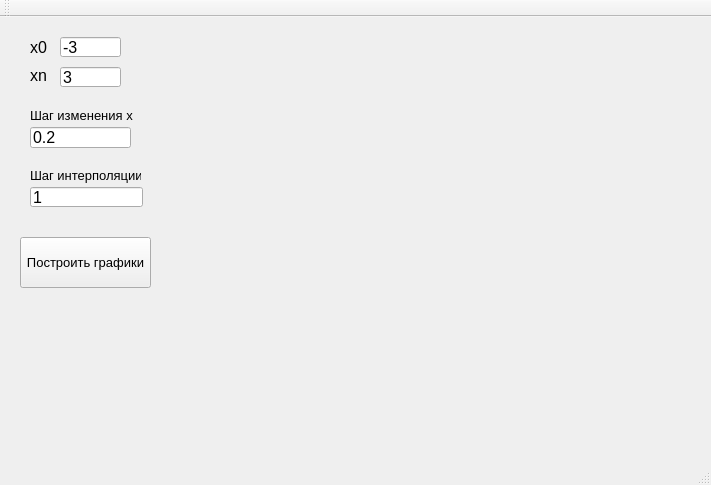
<?xml version="1.0" encoding="UTF-8"?>
<ui version="4.0">
 <class>MainWindow</class>
 <widget class="QMainWindow" name="MainWindow">
  <property name="geometry">
   <rect>
    <x>0</x>
    <y>0</y>
    <width>711</width>
    <height>485</height>
   </rect>
  </property>
  <property name="windowTitle">
   <string>MainWindow</string>
  </property>
  <widget class="QWidget" name="centralWidget">
   <widget class="QLabel" name="graphic">
    <property name="geometry">
     <rect>
      <x>170</x>
      <y>70</y>
      <width>521</width>
      <height>361</height>
     </rect>
    </property>
    <property name="text">
     <string/>
    </property>
   </widget>
   <widget class="QPushButton" name="Action">
    <property name="geometry">
     <rect>
      <x>20</x>
      <y>220</y>
      <width>131</width>
      <height>51</height>
     </rect>
    </property>
    <property name="font">
     <font>
      <pointsize>10</pointsize>
     </font>
    </property>
    <property name="text">
     <string>Построить графики</string>
    </property>
   </widget>
   <widget class="QLineEdit" name="lineEdit">
    <property name="geometry">
     <rect>
      <x>60</x>
      <y>20</y>
      <width>61</width>
      <height>20</height>
     </rect>
    </property>
    <property name="font">
     <font>
      <pointsize>12</pointsize>
     </font>
    </property>
    <property name="text">
     <string>-3</string>
    </property>
   </widget>
   <widget class="QLineEdit" name="lineEdit_2">
    <property name="geometry">
     <rect>
      <x>60</x>
      <y>50</y>
      <width>61</width>
      <height>20</height>
     </rect>
    </property>
    <property name="font">
     <font>
      <pointsize>12</pointsize>
     </font>
    </property>
    <property name="text">
     <string>3</string>
    </property>
   </widget>
   <widget class="QLineEdit" name="lineEdit_3">
    <property name="geometry">
     <rect>
      <x>30</x>
      <y>110</y>
      <width>101</width>
      <height>21</height>
     </rect>
    </property>
    <property name="font">
     <font>
      <pointsize>12</pointsize>
     </font>
    </property>
    <property name="text">
     <string>0.2</string>
    </property>
   </widget>
   <widget class="QLineEdit" name="lineEdit_4">
    <property name="geometry">
     <rect>
      <x>30</x>
      <y>170</y>
      <width>113</width>
      <height>20</height>
     </rect>
    </property>
    <property name="font">
     <font>
      <pointsize>12</pointsize>
     </font>
    </property>
    <property name="text">
     <string>1</string>
    </property>
   </widget>
   <widget class="QLabel" name="label">
    <property name="geometry">
     <rect>
      <x>30</x>
      <y>20</y>
      <width>31</width>
      <height>21</height>
     </rect>
    </property>
    <property name="font">
     <font>
      <pointsize>12</pointsize>
     </font>
    </property>
    <property name="text">
     <string>x0</string>
    </property>
   </widget>
   <widget class="QLabel" name="label_2">
    <property name="geometry">
     <rect>
      <x>30</x>
      <y>50</y>
      <width>21</width>
      <height>16</height>
     </rect>
    </property>
    <property name="font">
     <font>
      <pointsize>12</pointsize>
     </font>
    </property>
    <property name="text">
     <string>xn</string>
    </property>
   </widget>
   <widget class="QLabel" name="label_3">
    <property name="geometry">
     <rect>
      <x>30</x>
      <y>90</y>
      <width>111</width>
      <height>16</height>
     </rect>
    </property>
    <property name="font">
     <font>
      <pointsize>10</pointsize>
     </font>
    </property>
    <property name="text">
     <string>Шаг изменения x</string>
    </property>
   </widget>
   <widget class="QLabel" name="label_4">
    <property name="geometry">
     <rect>
      <x>30</x>
      <y>150</y>
      <width>111</width>
      <height>16</height>
     </rect>
    </property>
    <property name="font">
     <font>
      <pointsize>10</pointsize>
     </font>
    </property>
    <property name="text">
     <string>Шаг интерполяции</string>
    </property>
   </widget>
   <widget class="QLabel" name="label_5">
    <property name="geometry">
     <rect>
      <x>170</x>
      <y>20</y>
      <width>171</width>
      <height>31</height>
     </rect>
    </property>
    <property name="text">
     <string/>
    </property>
    <property name="pixmap">
     <pixmap>Func.png</pixmap>
    </property>
   </widget>
  </widget>
  <widget class="QToolBar" name="mainToolBar">
   <attribute name="toolBarArea">
    <enum>TopToolBarArea</enum>
   </attribute>
   <attribute name="toolBarBreak">
    <bool>false</bool>
   </attribute>
  </widget>
  <widget class="QStatusBar" name="statusBar"/>
 </widget>
 <layoutdefault spacing="6" margin="11"/>
 <resources/>
 <connections/>
</ui>
